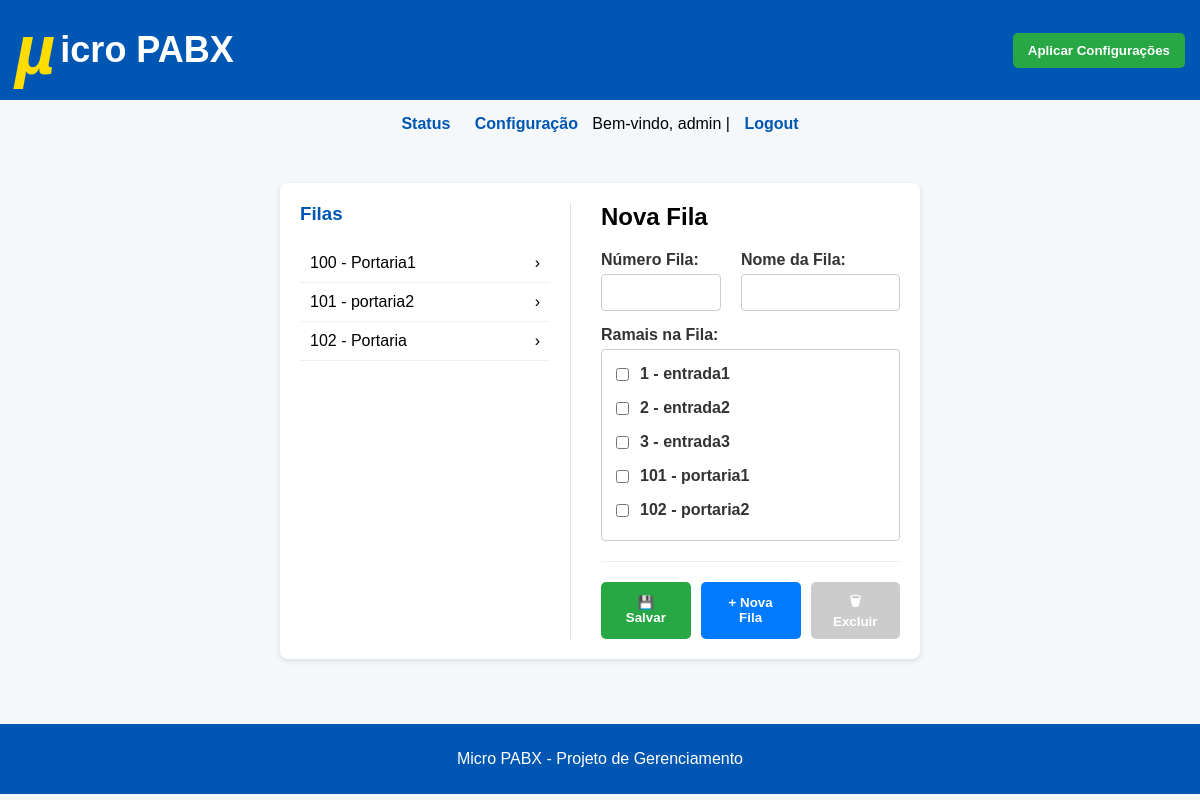
The page /config/fila (signed in) on the database its author committed.
### tables this page shows
CREATE TABLE filas (
                    id INTEGER PRIMARY KEY AUTOINCREMENT,
                    fila INTEGER UNIQUE NOT NULL,
                    nome TEXT NOT NULL
                );

CREATE TABLE ramais (
                    id INTEGER PRIMARY KEY AUTOINCREMENT,
                    ramal INTEGER UNIQUE NOT NULL,
                    nome TEXT NOT NULL,
                    senha TEXT NOT NULL,
                    contexto TEXT DEFAULT 'interno'
                );

### blueprints/pabx.py (the view, shortened to what this page needs)
@pabx_bp.route("/fila", methods=["GET", "POST"])
@login_required
def cadastro_fila():
    ramais = get_ramais()
    filas = get_filas()
    return render_template("config_filas.html", ramais=ramais, filas=filas)

### auth.py (called while the page is built)
def login_required(f):
    @wraps(f)
    def decorated_function(*args, **kwargs):
        if not session.get("user"):
            flash("Você precisa estar logado para acessar esta página.", "warning")
            return redirect(url_for("auth.login")) # Rota de login agora está no blueprint 'auth'
        return f(*args, **kwargs)
    return decorated_function

### database.py (called while the page is built)
def get_db():
    conn = sqlite3.connect(DB_PATH)
    conn.row_factory = sqlite3.Row
    return conn

def get_ramais():
    conn = get_db()
    ramais_raw = conn.execute("SELECT ramal, nome, senha, contexto FROM ramais").fetchall()
    ramais = []
    for r in ramais_raw:
        ramais.append({
            "ramal": r["ramal"],
            "nome": r["nome"],
            "senha": r["senha"],
            "contexto": r["contexto"]
        })
    conn.close()
    return ramais

def get_filas():
    db = get_db()
    filas_raw = db.execute("SELECT id, fila, nome FROM filas").fetchall()
    filas = []
    for f in filas_raw:
        ramais_associados = db.execute(
            "SELECT ramal_id FROM ramal_fila WHERE fila_id = ?", (f["id"],) # CORRIGIDO
        ).fetchall()
        ramais_id_list = [r["ramal_id"] for r in ramais_associados]
        filas.append({
            "id": f["id"], "fila": f["fila"], "nome": f["nome"], "ramais": ramais_id_list
        })
    db.close()
    return filas

### templates/config_filas.html (shortened to what this page needs)
{% extends "base.html" %}
{% block content %}
<div class="card layout-split">
    <aside class="sidebar">
        <h3>Filas</h3>
        {% if filas %}
            <ul class="item-list" id="fila-list">
                {% for f in filas %}
                    <li onclick="selectFila(this, '{{ f.id }}', '{{ f.fila }}', '{{ f.nome }}', {{ f.ramais | tojson }})">
                        <span>{{ f.fila }} - {{ f.nome }}</span>
                        <span>&rsaquo;</span>
                    </li>
                {% endfor %}
            </ul>
        {% else %}
            <p>Nenhuma fila cadastrada.</p>
        {% endif %}
    </aside>
    <main class="main-content">
        <h2 id="form-title">Nova Fila</h2>
        <form method="POST" id="form-fila" action="{{ url_for('pabx.cadastro_fila') }}">
            <div class="form-row">
                <div class="form-group" style="flex-basis: 120px; flex-grow: 0;">
                    <label for="fila">Número Fila:</label>
                    <input type="number" name="fila" id="fila" required>
                </div>
                <div class="form-group">
                    <label for="nome">Nome da Fila:</label>
                    <input type="text" name="nome" id="nome" required>
                </div>
            </div>
            <div class="form-group">
                <label>Ramais na Fila:</label>
                <div class="ramais-checkbox-list">
                    {% for r in ramais %}
                        <label class="ramal-checkbox-item" for="ramal-{{ r.id }}">
                            <input type="checkbox" name="ramais" value="{{ r.id }}" id="ramal-{{ r.id }}">
                            <span>{{ r.ramal }} - {{ r.nome }}</span>
                        </label>
                    {% endfor %}
                </div>
            </div>
            <div class="form-actions">
                <button type="submit" class="btn-save">&#128190; Salvar</button>
                <button type="button" class="btn-new" onclick="resetForm()">&#43; Nova Fila</button>
                <button type="button" class="btn-delete" id="btn-delete" onclick="excluirFila()" disabled>&#128465; Excluir</button>
            </div>
        </form>
    </main>
</div>
{% endblock %}

### templates/base.html (style rules this page uses)
body { font-family: Arial, sans-serif; background-color: #f4f8fb; margin: 0; padding: 0; }
.card { background: white; border-radius: 8px; padding: 20px; margin: 15px auto; max-width: 600px; box-shadow: 0 2px 6px rgba(0,0,0,0.1); }

### templates/config_filas.html (style rules this page uses)
.layout-split { display: flex; gap: 30px; }
.sidebar { flex: 0 0 250px; border-right: 1px solid #e0e0e0; padding-right: 20px; }
.sidebar h3 { margin-top: 0; color: #0056b3; }
.item-list { list-style: none; padding: 0; margin: 0; max-height: 400px; overflow-y: auto; }
.item-list li { padding: 10px; cursor: pointer; border-bottom: 1px solid #f0f0f0; transition: background-color 0.2s; display: flex; justify-content: space-between; align-items: center; }
.main-content { flex-grow: 1; }
.main-content h2 { margin-top: 0; }
.form-row { display: flex; gap: 20px; margin-bottom: 15px; }
.form-group { flex: 1; display: flex; flex-direction: column; }
.form-group label { font-weight: bold; margin-bottom: 5px; color: #333; }
.form-group input, .form-group select { width: 100%; padding: 10px; border: 1px solid #ccc; border-radius: 4px; box-sizing: border-box; }
.form-group input:read-only { background-color: #f0f0f0; cursor: not-allowed; }
.form-actions { display: flex; gap: 10px; margin-top: 20px; padding-top: 20px; border-top: 1px solid #eee; }
.form-actions button { padding: 10px 15px; border: none; border-radius: 5px; font-weight: bold; cursor: pointer; display: inline-flex; align-items: center; gap: 5px; }
.btn-save { background-color: #28a745; color: white; }
.btn-new { background-color: #007bff; color: white; }
.btn-delete { background-color: #dc3545; color: white; margin-left: auto; }
.btn-delete:disabled { background-color: #ccc; cursor: not-allowed; }
.ramais-checkbox-list { max-height: 200px; overflow-y: auto; border: 1px solid #ccc; padding: 10px; border-radius: 4px; }
.ramal-checkbox-item { display: flex; align-items: center; gap: 8px; padding: 5px 0; cursor: pointer; }
.ramal-checkbox-item input { width: auto; flex-shrink: 0; cursor: pointer; }

### rows shown on the page
filas: fila "100", nome "Portaria1"
filas: fila "101", nome "portaria2"
filas: fila "102", nome "Portaria"
ramais: ramal "1", nome "entrada1"
ramais: ramal "2", nome "entrada2"
ramais: ramal "3", nome "entrada3"
ramais: ramal "101", nome "portaria1"
ramais: ramal "102", nome "portaria2"

### other values the page prints
{{ session.get('user') }} "admin"
